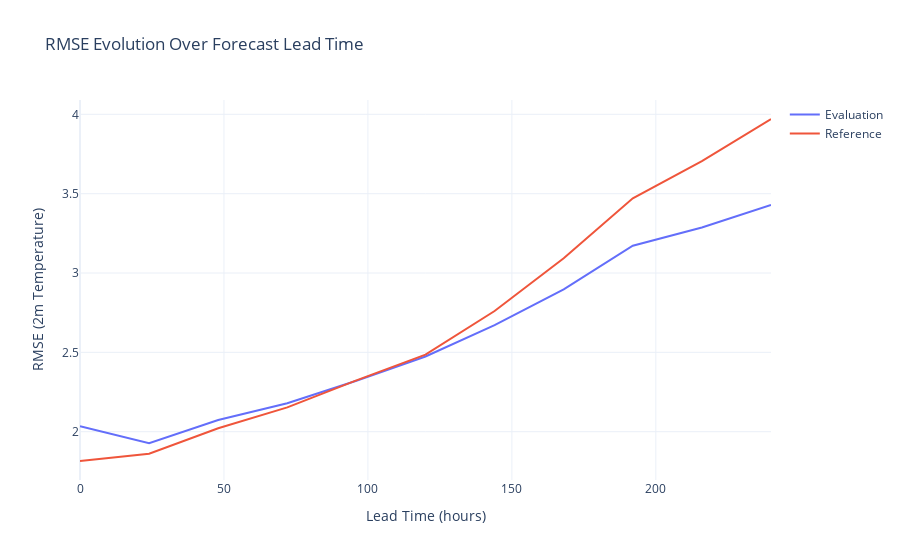

Notebook code cell kept with this figure:
### Markdown cell above
2. **Time series plots**:
   - RMSE evolution over forecast lead time
   - RMSE Skill score evolution over forecast lead time
   - MBE evolution over forecast lead time

### Code cell
import pandas as pd
import plotly.graph_objects as go

# Read the CSV file
df = pd.read_csv('stationbench-results/temporal_metrics.csv')

# filters to plot
metric = 'rmse'
region = 'global'
variable = '2m_temperature'

# Filter for RMSE metric and global region for 2m temperature
mask = (df['metric'] == metric) & (df['region'] == region)
eval_data = df[mask & (df['model'] == 'evaluation')][['lead_time', variable]]
ref_data = df[mask & (df['model'] == 'reference')][['lead_time', variable]]

# Create the plot
fig = go.Figure()

fig.add_trace(go.Scatter(
    x=eval_data['lead_time'],
    y=eval_data[variable],
    name='Evaluation',
    mode='lines'
))

fig.add_trace(go.Scatter(
    x=ref_data['lead_time'], 
    y=ref_data[variable],
    name='Reference',
    mode='lines'
))

fig.update_layout(
    title='RMSE Evolution Over Forecast Lead Time',
    xaxis_title='Lead Time (hours)',
    yaxis_title='RMSE (2m Temperature)',
    showlegend=True,
    template='plotly_white'
)

fig.show()

### Figure 1 — Plotly figure (JSON) as saved in the notebook; plotly's stock layout.template omitted (floating-point values rounded to 4 significant figures)
{"data": [{"mode": "lines", "name": "Evaluation", "type": "scatter", "x": [0, 24, 48, 72, 96, 120, 144, 168, 192, 216, 240], "y": [2.034, 1.927, 2.074, 2.179, 2.321, 2.474, 2.672, 2.896, 3.172, 3.287, 3.428]}, {"mode": "lines", "name": "Reference", "type": "scatter", "x": [0, 24, 48, 72, 96, 120, 144, 168, 192, 216, 240], "y": [1.815, 1.862, 2.022, 2.153, 2.324, 2.485, 2.761, 3.093, 3.471, 3.706, 3.971]}], "layout": {"showlegend": true, "title": {"text": "RMSE Evolution Over Forecast Lead Time"}, "xaxis": {"title": {"text": "Lead Time (hours)"}}, "yaxis": {"title": {"text": "RMSE (2m Temperature)"}}}}
